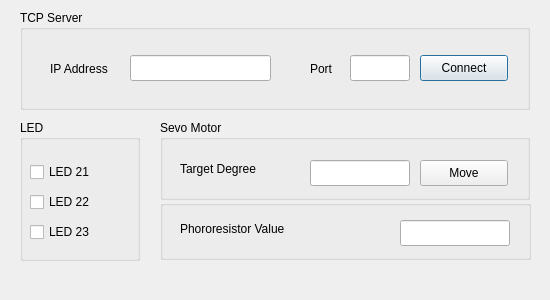
<?xml version="1.0" encoding="UTF-8"?>
<ui version="4.0">
 <class>Dialog</class>
 <widget class="QDialog" name="Dialog">
  <property name="geometry">
   <rect>
    <x>0</x>
    <y>0</y>
    <width>550</width>
    <height>300</height>
   </rect>
  </property>
  <property name="windowTitle">
   <string>Dialog</string>
  </property>
  <widget class="QGroupBox" name="groupBox">
   <property name="geometry">
    <rect>
     <x>20</x>
     <y>10</y>
     <width>510</width>
     <height>100</height>
    </rect>
   </property>
   <property name="title">
    <string>TCP Server</string>
   </property>
   <widget class="QLabel" name="label">
    <property name="geometry">
     <rect>
      <x>30</x>
      <y>50</y>
      <width>81</width>
      <height>18</height>
     </rect>
    </property>
    <property name="text">
     <string>IP Address</string>
    </property>
   </widget>
   <widget class="QLineEdit" name="ipEdit">
    <property name="geometry">
     <rect>
      <x>110</x>
      <y>45</y>
      <width>141</width>
      <height>26</height>
     </rect>
    </property>
   </widget>
   <widget class="QLabel" name="label_2">
    <property name="geometry">
     <rect>
      <x>290</x>
      <y>50</y>
      <width>30</width>
      <height>18</height>
     </rect>
    </property>
    <property name="text">
     <string>Port</string>
    </property>
   </widget>
   <widget class="QLineEdit" name="portEdit">
    <property name="geometry">
     <rect>
      <x>330</x>
      <y>45</y>
      <width>60</width>
      <height>26</height>
     </rect>
    </property>
   </widget>
   <widget class="QPushButton" name="connectButton">
    <property name="geometry">
     <rect>
      <x>400</x>
      <y>45</y>
      <width>88</width>
      <height>26</height>
     </rect>
    </property>
    <property name="text">
     <string>Connect</string>
    </property>
   </widget>
  </widget>
  <widget class="QGroupBox" name="groupBox_2">
   <property name="geometry">
    <rect>
     <x>20</x>
     <y>120</y>
     <width>120</width>
     <height>141</height>
    </rect>
   </property>
   <property name="title">
    <string>LED</string>
   </property>
   <widget class="QCheckBox" name="led21">
    <property name="geometry">
     <rect>
      <x>10</x>
      <y>40</y>
      <width>92</width>
      <height>24</height>
     </rect>
    </property>
    <property name="text">
     <string>LED 21</string>
    </property>
   </widget>
   <widget class="QCheckBox" name="led22">
    <property name="geometry">
     <rect>
      <x>10</x>
      <y>70</y>
      <width>92</width>
      <height>24</height>
     </rect>
    </property>
    <property name="text">
     <string>LED 22</string>
    </property>
   </widget>
   <widget class="QCheckBox" name="led23">
    <property name="geometry">
     <rect>
      <x>10</x>
      <y>100</y>
      <width>92</width>
      <height>24</height>
     </rect>
    </property>
    <property name="text">
     <string>LED 23</string>
    </property>
   </widget>
  </widget>
  <widget class="QGroupBox" name="groupBox_3">
   <property name="geometry">
    <rect>
     <x>160</x>
     <y>120</y>
     <width>370</width>
     <height>80</height>
    </rect>
   </property>
   <property name="title">
    <string>Sevo Motor</string>
   </property>
   <widget class="QLabel" name="label_3">
    <property name="geometry">
     <rect>
      <x>20</x>
      <y>40</y>
      <width>110</width>
      <height>18</height>
     </rect>
    </property>
    <property name="text">
     <string>Target Degree</string>
    </property>
   </widget>
   <widget class="QLineEdit" name="degreeEdit">
    <property name="geometry">
     <rect>
      <x>150</x>
      <y>40</y>
      <width>100</width>
      <height>26</height>
     </rect>
    </property>
   </widget>
   <widget class="QPushButton" name="moveButton">
    <property name="geometry">
     <rect>
      <x>260</x>
      <y>40</y>
      <width>88</width>
      <height>26</height>
     </rect>
    </property>
    <property name="text">
     <string>Move</string>
    </property>
   </widget>
  </widget>
  <widget class="QGroupBox" name="groupBox_4">
   <property name="geometry">
    <rect>
     <x>160</x>
     <y>200</y>
     <width>371</width>
     <height>60</height>
    </rect>
   </property>
   <property name="title">
    <string/>
   </property>
   <widget class="QLabel" name="label_4">
    <property name="geometry">
     <rect>
      <x>20</x>
      <y>20</y>
      <width>140</width>
      <height>18</height>
     </rect>
    </property>
    <property name="text">
     <string>Phororesistor Value</string>
    </property>
   </widget>
   <widget class="QLineEdit" name="sensorEdit">
    <property name="geometry">
     <rect>
      <x>240</x>
      <y>20</y>
      <width>110</width>
      <height>26</height>
     </rect>
    </property>
    <property name="readOnly">
     <bool>true</bool>
    </property>
   </widget>
  </widget>
 </widget>
 <resources/>
 <connections/>
</ui>
